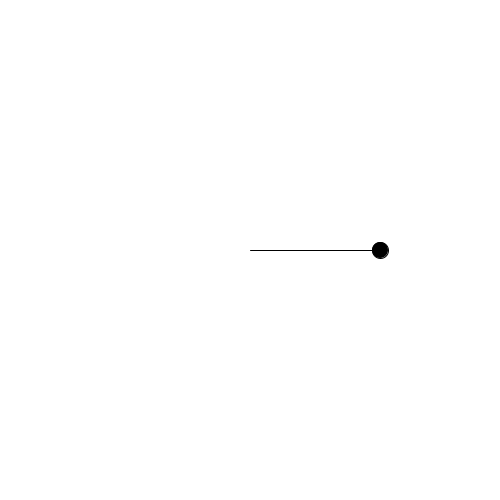
Frame 1 (no input)
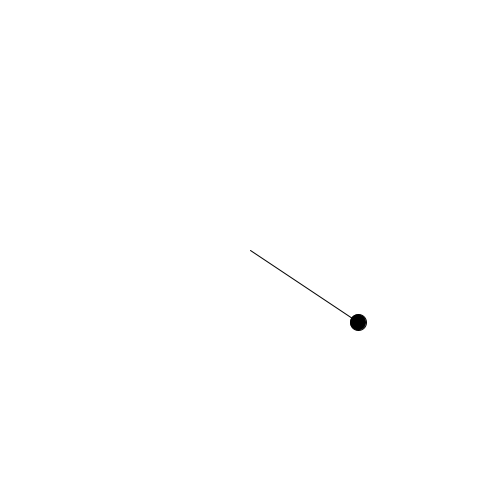
Frame 60 (the mouse pressed at the canvas centre just before this capture)
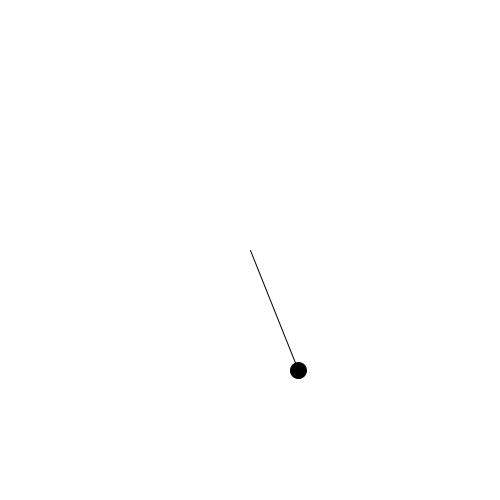
Frame 120 (the mouse held since frame 60 and released just before this capture)

The Processing sketch that drew these frames (run headless with seeded random() and noise(); from frame 60 on, the mouse is pressed at the canvas centre):

// Processing sketch: PolarCoordinates
// ── PolarCoordinates.pde

float r = 130; //radio
float angle = 0; //Varibale angulo que incrementa cada frame 

void setup () {
  size(500, 500);
}

void draw () {
  background(255);
  
  //translate(250, 250); lo quitamos para que gire en el 0,0
  //rotate(angle);
  
  PVector center = new PVector(250,250);
  //PVector center = new PVector(mouseX,mouseY); 
  PVector pos = polarToCartesian(angle,r,center); //le voy a pasar como angulo teta y como radio la varibale r 
  //como centro estoy usando un nuevo vector 
  
  fill(0);
  line(center.x,center.y,pos.x,pos.y);
  ellipse(pos.x,pos.y,16,16);

  angle += 0.01;
}

PVector polarToCartesian(float theta, float radius,PVector center) {
  float x = cos(theta) * radius + center.x;
  float y= sin(theta) * radius + center.y;
  return new PVector(x,y);
}
